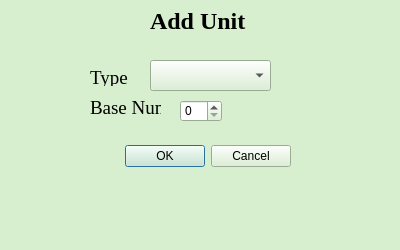
<?xml version="1.0" encoding="UTF-8"?>
<ui version="4.0">
 <class>AddUnit</class>
 <widget class="QDialog" name="AddUnit">
  <property name="geometry">
   <rect>
    <x>0</x>
    <y>0</y>
    <width>400</width>
    <height>250</height>
   </rect>
  </property>
  <property name="palette">
   <palette>
    <active>
     <colorrole role="WindowText">
      <brush brushstyle="SolidPattern">
       <color alpha="255">
        <red>0</red>
        <green>0</green>
        <blue>0</blue>
       </color>
      </brush>
     </colorrole>
     <colorrole role="Button">
      <brush brushstyle="SolidPattern">
       <color alpha="255">
        <red>215</red>
        <green>239</green>
        <blue>207</blue>
       </color>
      </brush>
     </colorrole>
     <colorrole role="Light">
      <brush brushstyle="SolidPattern">
       <color alpha="255">
        <red>255</red>
        <green>255</green>
        <blue>255</blue>
       </color>
      </brush>
     </colorrole>
     <colorrole role="Midlight">
      <brush brushstyle="SolidPattern">
       <color alpha="255">
        <red>235</red>
        <green>247</green>
        <blue>231</blue>
       </color>
      </brush>
     </colorrole>
     <colorrole role="Dark">
      <brush brushstyle="SolidPattern">
       <color alpha="255">
        <red>107</red>
        <green>119</green>
        <blue>103</blue>
       </color>
      </brush>
     </colorrole>
     <colorrole role="Mid">
      <brush brushstyle="SolidPattern">
       <color alpha="255">
        <red>143</red>
        <green>159</green>
        <blue>138</blue>
       </color>
      </brush>
     </colorrole>
     <colorrole role="Text">
      <brush brushstyle="SolidPattern">
       <color alpha="255">
        <red>0</red>
        <green>0</green>
        <blue>0</blue>
       </color>
      </brush>
     </colorrole>
     <colorrole role="BrightText">
      <brush brushstyle="SolidPattern">
       <color alpha="255">
        <red>255</red>
        <green>255</green>
        <blue>255</blue>
       </color>
      </brush>
     </colorrole>
     <colorrole role="ButtonText">
      <brush brushstyle="SolidPattern">
       <color alpha="255">
        <red>0</red>
        <green>0</green>
        <blue>0</blue>
       </color>
      </brush>
     </colorrole>
     <colorrole role="Base">
      <brush brushstyle="SolidPattern">
       <color alpha="255">
        <red>255</red>
        <green>255</green>
        <blue>255</blue>
       </color>
      </brush>
     </colorrole>
     <colorrole role="Window">
      <brush brushstyle="SolidPattern">
       <color alpha="255">
        <red>215</red>
        <green>239</green>
        <blue>207</blue>
       </color>
      </brush>
     </colorrole>
     <colorrole role="Shadow">
      <brush brushstyle="SolidPattern">
       <color alpha="255">
        <red>0</red>
        <green>0</green>
        <blue>0</blue>
       </color>
      </brush>
     </colorrole>
     <colorrole role="AlternateBase">
      <brush brushstyle="SolidPattern">
       <color alpha="255">
        <red>235</red>
        <green>247</green>
        <blue>231</blue>
       </color>
      </brush>
     </colorrole>
     <colorrole role="ToolTipBase">
      <brush brushstyle="SolidPattern">
       <color alpha="255">
        <red>255</red>
        <green>255</green>
        <blue>220</blue>
       </color>
      </brush>
     </colorrole>
     <colorrole role="ToolTipText">
      <brush brushstyle="SolidPattern">
       <color alpha="255">
        <red>0</red>
        <green>0</green>
        <blue>0</blue>
       </color>
      </brush>
     </colorrole>
     <colorrole role="PlaceholderText">
      <brush brushstyle="SolidPattern">
       <color alpha="128">
        <red>0</red>
        <green>0</green>
        <blue>0</blue>
       </color>
      </brush>
     </colorrole>
    </active>
    <inactive>
     <colorrole role="WindowText">
      <brush brushstyle="SolidPattern">
       <color alpha="255">
        <red>0</red>
        <green>0</green>
        <blue>0</blue>
       </color>
      </brush>
     </colorrole>
     <colorrole role="Button">
      <brush brushstyle="SolidPattern">
       <color alpha="255">
        <red>215</red>
        <green>239</green>
        <blue>207</blue>
       </color>
      </brush>
     </colorrole>
     <colorrole role="Light">
      <brush brushstyle="SolidPattern">
       <color alpha="255">
        <red>255</red>
        <green>255</green>
        <blue>255</blue>
       </color>
      </brush>
     </colorrole>
     <colorrole role="Midlight">
      <brush brushstyle="SolidPattern">
       <color alpha="255">
        <red>235</red>
        <green>247</green>
        <blue>231</blue>
       </color>
      </brush>
     </colorrole>
     <colorrole role="Dark">
      <brush brushstyle="SolidPattern">
       <color alpha="255">
        <red>107</red>
        <green>119</green>
        <blue>103</blue>
       </color>
      </brush>
     </colorrole>
     <colorrole role="Mid">
      <brush brushstyle="SolidPattern">
       <color alpha="255">
        <red>143</red>
        <green>159</green>
        <blue>138</blue>
       </color>
      </brush>
     </colorrole>
     <colorrole role="Text">
      <brush brushstyle="SolidPattern">
       <color alpha="255">
        <red>0</red>
        <green>0</green>
        <blue>0</blue>
       </color>
      </brush>
     </colorrole>
     <colorrole role="BrightText">
      <brush brushstyle="SolidPattern">
       <color alpha="255">
        <red>255</red>
        <green>255</green>
        <blue>255</blue>
       </color>
      </brush>
     </colorrole>
     <colorrole role="ButtonText">
      <brush brushstyle="SolidPattern">
       <color alpha="255">
        <red>0</red>
        <green>0</green>
        <blue>0</blue>
       </color>
      </brush>
     </colorrole>
     <colorrole role="Base">
      <brush brushstyle="SolidPattern">
       <color alpha="255">
        <red>255</red>
        <green>255</green>
        <blue>255</blue>
       </color>
      </brush>
     </colorrole>
     <colorrole role="Window">
      <brush brushstyle="SolidPattern">
       <color alpha="255">
        <red>215</red>
        <green>239</green>
        <blue>207</blue>
       </color>
      </brush>
     </colorrole>
     <colorrole role="Shadow">
      <brush brushstyle="SolidPattern">
       <color alpha="255">
        <red>0</red>
        <green>0</green>
        <blue>0</blue>
       </color>
      </brush>
     </colorrole>
     <colorrole role="AlternateBase">
      <brush brushstyle="SolidPattern">
       <color alpha="255">
        <red>235</red>
        <green>247</green>
        <blue>231</blue>
       </color>
      </brush>
     </colorrole>
     <colorrole role="ToolTipBase">
      <brush brushstyle="SolidPattern">
       <color alpha="255">
        <red>255</red>
        <green>255</green>
        <blue>220</blue>
       </color>
      </brush>
     </colorrole>
     <colorrole role="ToolTipText">
      <brush brushstyle="SolidPattern">
       <color alpha="255">
        <red>0</red>
        <green>0</green>
        <blue>0</blue>
       </color>
      </brush>
     </colorrole>
     <colorrole role="PlaceholderText">
      <brush brushstyle="SolidPattern">
       <color alpha="128">
        <red>0</red>
        <green>0</green>
        <blue>0</blue>
       </color>
      </brush>
     </colorrole>
    </inactive>
    <disabled>
     <colorrole role="WindowText">
      <brush brushstyle="SolidPattern">
       <color alpha="255">
        <red>107</red>
        <green>119</green>
        <blue>103</blue>
       </color>
      </brush>
     </colorrole>
     <colorrole role="Button">
      <brush brushstyle="SolidPattern">
       <color alpha="255">
        <red>215</red>
        <green>239</green>
        <blue>207</blue>
       </color>
      </brush>
     </colorrole>
     <colorrole role="Light">
      <brush brushstyle="SolidPattern">
       <color alpha="255">
        <red>255</red>
        <green>255</green>
        <blue>255</blue>
       </color>
      </brush>
     </colorrole>
     <colorrole role="Midlight">
      <brush brushstyle="SolidPattern">
       <color alpha="255">
        <red>235</red>
        <green>247</green>
        <blue>231</blue>
       </color>
      </brush>
     </colorrole>
     <colorrole role="Dark">
      <brush brushstyle="SolidPattern">
       <color alpha="255">
        <red>107</red>
        <green>119</green>
        <blue>103</blue>
       </color>
      </brush>
     </colorrole>
     <colorrole role="Mid">
      <brush brushstyle="SolidPattern">
       <color alpha="255">
        <red>143</red>
        <green>159</green>
        <blue>138</blue>
       </color>
      </brush>
     </colorrole>
     <colorrole role="Text">
      <brush brushstyle="SolidPattern">
       <color alpha="255">
        <red>107</red>
        <green>119</green>
        <blue>103</blue>
       </color>
      </brush>
     </colorrole>
     <colorrole role="BrightText">
      <brush brushstyle="SolidPattern">
       <color alpha="255">
        <red>255</red>
        <green>255</green>
        <blue>255</blue>
       </color>
      </brush>
     </colorrole>
     <colorrole role="ButtonText">
      <brush brushstyle="SolidPattern">
       <color alpha="255">
        <red>107</red>
        <green>119</green>
        <blue>103</blue>
       </color>
      </brush>
     </colorrole>
     <colorrole role="Base">
      <brush brushstyle="SolidPattern">
       <color alpha="255">
        <red>215</red>
        <green>239</green>
        <blue>207</blue>
       </color>
      </brush>
     </colorrole>
     <colorrole role="Window">
      <brush brushstyle="SolidPattern">
       <color alpha="255">
        <red>215</red>
        <green>239</green>
        <blue>207</blue>
       </color>
      </brush>
     </colorrole>
     <colorrole role="Shadow">
      <brush brushstyle="SolidPattern">
       <color alpha="255">
        <red>0</red>
        <green>0</green>
        <blue>0</blue>
       </color>
      </brush>
     </colorrole>
     <colorrole role="AlternateBase">
      <brush brushstyle="SolidPattern">
       <color alpha="255">
        <red>215</red>
        <green>239</green>
        <blue>207</blue>
       </color>
      </brush>
     </colorrole>
     <colorrole role="ToolTipBase">
      <brush brushstyle="SolidPattern">
       <color alpha="255">
        <red>255</red>
        <green>255</green>
        <blue>220</blue>
       </color>
      </brush>
     </colorrole>
     <colorrole role="ToolTipText">
      <brush brushstyle="SolidPattern">
       <color alpha="255">
        <red>0</red>
        <green>0</green>
        <blue>0</blue>
       </color>
      </brush>
     </colorrole>
     <colorrole role="PlaceholderText">
      <brush brushstyle="SolidPattern">
       <color alpha="128">
        <red>0</red>
        <green>0</green>
        <blue>0</blue>
       </color>
      </brush>
     </colorrole>
    </disabled>
   </palette>
  </property>
  <property name="windowTitle">
   <string>Dialog</string>
  </property>
  <widget class="QDialogButtonBox" name="addUnit">
   <property name="geometry">
    <rect>
     <x>-50</x>
     <y>140</y>
     <width>341</width>
     <height>32</height>
    </rect>
   </property>
   <property name="orientation">
    <enum>Qt::Horizontal</enum>
   </property>
   <property name="standardButtons">
    <set>QDialogButtonBox::Cancel|QDialogButtonBox::Ok</set>
   </property>
  </widget>
  <widget class="QComboBox" name="typesOfUnit">
   <property name="geometry">
    <rect>
     <x>150</x>
     <y>60</y>
     <width>121</width>
     <height>31</height>
    </rect>
   </property>
  </widget>
  <widget class="QLabel" name="label">
   <property name="geometry">
    <rect>
     <x>150</x>
     <y>10</y>
     <width>111</width>
     <height>21</height>
    </rect>
   </property>
   <property name="font">
    <font>
     <family>Times New Roman</family>
     <pointsize>18</pointsize>
     <weight>75</weight>
     <bold>true</bold>
    </font>
   </property>
   <property name="text">
    <string>Add Unit</string>
   </property>
  </widget>
  <widget class="QLabel" name="label_3">
   <property name="geometry">
    <rect>
     <x>90</x>
     <y>70</y>
     <width>59</width>
     <height>16</height>
    </rect>
   </property>
   <property name="font">
    <font>
     <family>Times New Roman</family>
     <pointsize>14</pointsize>
    </font>
   </property>
   <property name="text">
    <string>Type</string>
   </property>
  </widget>
  <widget class="QSpinBox" name="baseNum">
   <property name="geometry">
    <rect>
     <x>180</x>
     <y>100</y>
     <width>42</width>
     <height>22</height>
    </rect>
   </property>
  </widget>
  <widget class="QLabel" name="label_4">
   <property name="geometry">
    <rect>
     <x>90</x>
     <y>100</y>
     <width>71</width>
     <height>16</height>
    </rect>
   </property>
   <property name="font">
    <font>
     <family>Times New Roman</family>
     <pointsize>14</pointsize>
    </font>
   </property>
   <property name="text">
    <string>Base Num</string>
   </property>
  </widget>
 </widget>
 <resources/>
 <connections>
  <connection>
   <sender>addUnit</sender>
   <signal>accepted()</signal>
   <receiver>AddUnit</receiver>
   <slot>accept()</slot>
   <hints>
    <hint type="sourcelabel">
     <x>248</x>
     <y>254</y>
    </hint>
    <hint type="destinationlabel">
     <x>157</x>
     <y>274</y>
    </hint>
   </hints>
  </connection>
  <connection>
   <sender>addUnit</sender>
   <signal>rejected()</signal>
   <receiver>AddUnit</receiver>
   <slot>reject()</slot>
   <hints>
    <hint type="sourcelabel">
     <x>316</x>
     <y>260</y>
    </hint>
    <hint type="destinationlabel">
     <x>286</x>
     <y>274</y>
    </hint>
   </hints>
  </connection>
 </connections>
</ui>
